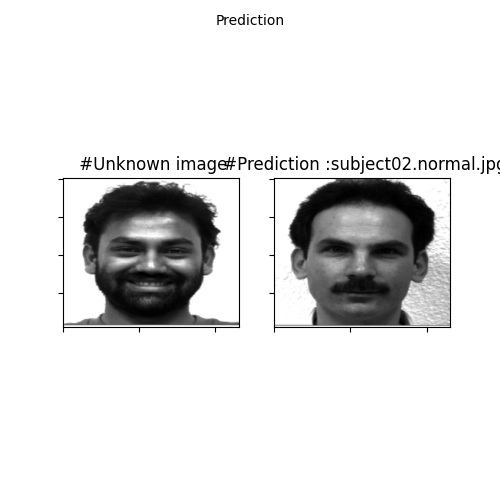
#> input picture Testing/prediction_test.png, 500 x 500 px, found by its file name
$ jupyter execute --allow-errors Face_Recognition.ipynb   (shell and % lines are left out)   (older library calls are emulated)
#> lines starting #> are read from the running program, lines starting #| are printed output that depends on the picture
# Cloning my repository
It contains the training and testing images

[cell 1]
%cd /content/Computer-Vision-Project
# Moving to current directory

# Imports

[cell 2]
import os
import numpy as np
from PIL import Image
import matplotlib.pyplot as plt

# Reading Training Images

[cell 3]
training_images = '/content/Computer-Vision-Project/Training'
image_size = [195,231]

"""
This function takes each training image and read it as a array and
appends it to a directory
"""
def read_images(path, default_size=image_size):
    images = []
    images_labels=[]
    image_dirs = [image for image in os.listdir(path) if not image.startswith('.')]
    res = [sub[: -4] for sub in image_dirs]
    for image_dir in image_dirs:
        dir_path = os.path.join(path, image_dir)
        image = Image.open (dir_path)
        image = image.convert ("L")
        if (default_size is not None ):
            image = image.resize (default_size , Image.ANTIALIAS )
        images.append(np.array (image , dtype =np. uint8 ))
        images_labels.append(image_dir)
    return [images,images_labels]

#> (a cell that did not finish here is left out)

[cell 5]
# Printing Training Labels
print('Training Labels:')
#> (the rest of this cell did not finish here and is left out)

#> (a cell that did not finish here is left out)

#> (a cell that did not finish here is left out)

```
Input Training image shape (NxN)= (231, 195)

Total Training data shape (MxNxN) = (8, 231, 195)

```

# Mean Face

[cell 8]
'''
This function stacks a NxN matrix into N^2x1 vector
'''
# [7 lines left out: function stack, not called in this run]

#> (a cell that did not finish here is left out)

#> (a cell that did not finish here is left out)

# PCA

[cell 11]
"""
The choose_num_components_function selects the top M components while preserving high variance
"""
# [4 lines left out: function choose_num_components, not called in this run]

"""
PCA is done and eigen vector and eigen values are retured
"""
# [23 lines left out: function pca, not called in this run]

#> (the rest of this cell did not finish here and is left out)

#> (a cell that did not finish here is left out)

```
Eigen vector shape(N^2xM) = (231x195,8)
M = Number of Training samples = 8
```

# Plot Top M Eigenfaces

[cell 13]
# [17 lines left out: function subplot, not called in this run]


E = []
#> (the rest of this cell did not finish here and is left out)

# Eigen Co-efficients for Training Images

[cell 14]
count=1
#> (the rest of this cell did not finish here and is left out)

#> (a cell that did not finish here is left out)

```
Each training face can then be projected onto the face space to obtain its eigenface coefficients
Ω𝑖=𝑈^T𝑅𝑖 for 𝑖=1to𝑀

(MxN^2)X(N^2x1) =Mx1
Eigen Co-efficient shape for each training image = (8, 1)

```

#> (a cell that did not finish here is left out)

# Reading Test Images

[cell 17]
test_images='/content/Computer-Vision-Project/Testing'
X_test,y_test=read_images(path=test_images)
#> call 2 of read_images, with path = '/content/Computer-Vision-Project/Testing'
#> in read_images, image is the input picture: PIL image 500x500 RGBA; mean R, G, B, A 226.2, 226.2, 226.2, 255
#> in read_images (call 2), `image = image.resize (default_size , Image.ANTIALIAS )`:
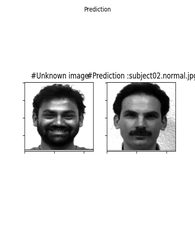
#> image: PIL image 195x231 L; min 0, max 255, mean 225.9
#> X_test = 3 items; y_test = ['prediction_test.png', 'subject01.normal.jpg', 'subject07.happy.jpg']

[cell 18]
print('Test Dataset Shape: ',np.array(X_test).shape)
#| Test Dataset Shape:  (3, 231, 195)
